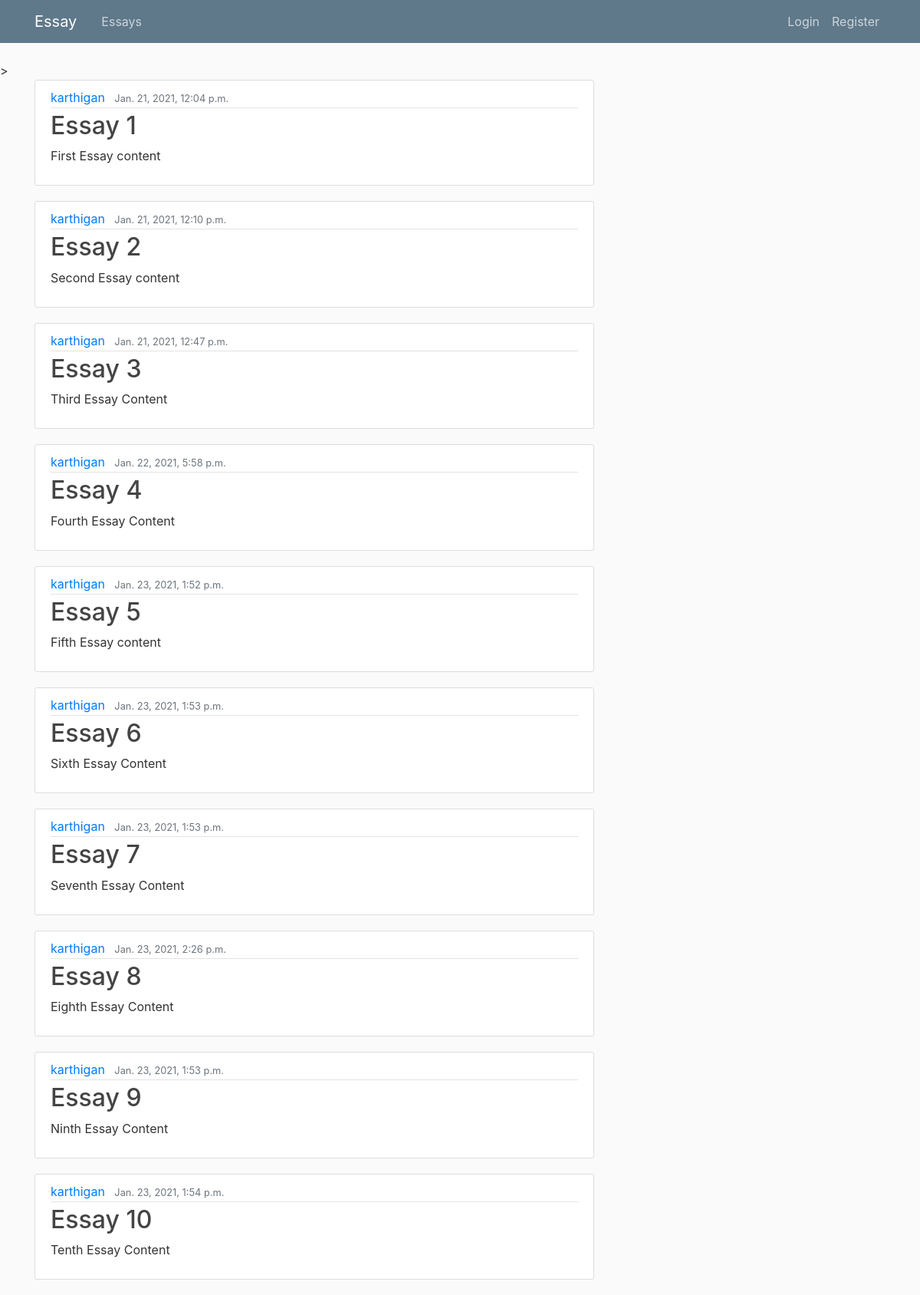
The page / on the database its author committed.
### EssayApp/models.py (models this page shows, shortened)
class Essay(models.Model):
    title = models.CharField(max_length = 100)
    content = models.TextField()
    date_posted = models.DateTimeField(auto_now=True)
    author = models.ForeignKey(User, on_delete=models.CASCADE)

### EssayApp/views.py (the view)
# urls.py: path('',EssayListView.as_view(), name ='EssayApp-Essays'),
class EssayListView(ListView):
    model = Essay
    template_name='EssayApp/Essays.html'
    context_object_name = 'Essays'
    order =['-date_posted']

### EssayApp/templates/EssayApp/Essays.html
{%extends "EssayApp/base.html"%}
{%block content%}
    {%for essay in Essays%}
        <article class="media content-section">
            <div class="media-body">
                <div class="article-metadata">
                    <a class="mr-2" href="{%url 'user-essays' essay.author.username%}">{{ essay.author }}</a>
                    <small class="text-muted">{{ essay.date_posted }}</small>
                </div>
                <h2><a class="article-title" href="{%url 'essay-detail' essay.id%}">{{ essay.title }}</a></h2>
                <p class="article-content">{{ essay.content }}</p>
            </div>
        </article>
    {%endfor%}
{%endblock content%}

### EssayApp/templates/EssayApp/base.html (shortened to what this page needs)
{%load static%} >
<!DOCTYPE html>
<html>
    <head>
        <link rel="stylesheet" href="https://maxcdn.bootstrapcdn.com/bootstrap/4.0.0/css/bootstrap.min.css">
        <link rel="stylesheet" type ="text/css" href="{%static 'EssayApp/main.css'%}">
    </head>
    <body>
        <header class="site-header">
            <nav class="navbar navbar-expand-md navbar-dark bg-steel fixed-top">
                <div class="container">
                        <a class="navbar-brand mr-4" href="{%url 'EssayApp-Essays'%}">Essay</a>
                    <div class="collapse navbar-collapse" id="navbarToggle">
                        <div class="navbar-nav mr-auto">
                            <a class="nav-item nav-link" href="{%url 'EssayApp-Essays'%}">Essays</a>
                        </div>
                        <div class="navbar-nav">
                            {%if user.is_authenticated%}
                                <a class="nav-item nav-link" href="{%url 'essay-create'%}">Upload New Essay</a>
                                <a class="nav-item nav-link" href="{%url 'profile'%}">Profile</a>
                                <a class="nav-item nav-link" href="{%url 'logout'%}">Logout</a>
                            {%else%}
                                <a class="nav-item nav-link" href="{%url 'login'%}">Login</a>
                                <a class="nav-item nav-link" href="{%url 'register'%}">Register</a>
                            {%endif%}
                        </div>
                    </div>
                </div>
            </nav>
        </header>
        <main role="main" class="container">
            <div class="row">
                <div class="col-md-8">
                    {% block content %}{% endblock %}
                </div>
            </div>
        </main>
    </body>
</html>

### EssayApp/static/EssayApp/main.css (style rules this page uses)
body { background: #fafafa; color: #333333; margin-top: 5rem; }
h1, h2, h3, h4, h5, h6 { color: #444444; }
.bg-steel { background-color: #5f788a; }
.site-header .navbar-nav .nav-link { color: #cbd5db; }
.content-section { background: #ffffff; padding: 10px 20px; border: 1px solid #dddddd; border-radius: 3px; margin-bottom: 20px; }
.article-title { color: #444444; }
.article-content { white-space: pre-line; }
.article-metadata { padding-bottom: 1px; margin-bottom: 4px; border-bottom: 1px solid #e3e3e3 }

### rows shown on the page
Essay: author "karthigan", date_posted "Jan. 21, 2021, 12:04 p.m.", title "Essay 1", content "First Essay content"
Essay: author "karthigan", date_posted "Jan. 21, 2021, 12:10 p.m.", title "Essay 2", content "Second Essay content"
Essay: author "karthigan", date_posted "Jan. 21, 2021, 12:47 p.m.", title "Essay 3", content "Third Essay Content"
Essay: author "karthigan", date_posted "Jan. 22, 2021, 5:58 p.m.", title "Essay 4", content "Fourth Essay Content"
Essay: author "karthigan", date_posted "Jan. 23, 2021, 1:52 p.m.", title "Essay 5", content "Fifth Essay content"
Essay: author "karthigan", date_posted "Jan. 23, 2021, 1:53 p.m.", title "Essay 6", content "Sixth Essay Content"
Essay: author "karthigan", date_posted "Jan. 23, 2021, 1:53 p.m.", title "Essay 7", content "Seventh Essay Content"
Essay: author "karthigan", date_posted "Jan. 23, 2021, 2:26 p.m.", title "Essay 8", content "Eighth Essay Content"
Essay: author "karthigan", date_posted "Jan. 23, 2021, 1:53 p.m.", title "Essay 9", content "Ninth Essay Content"
Essay: author "karthigan", date_posted "Jan. 23, 2021, 1:54 p.m.", title "Essay 10", content "Tenth Essay Content"
